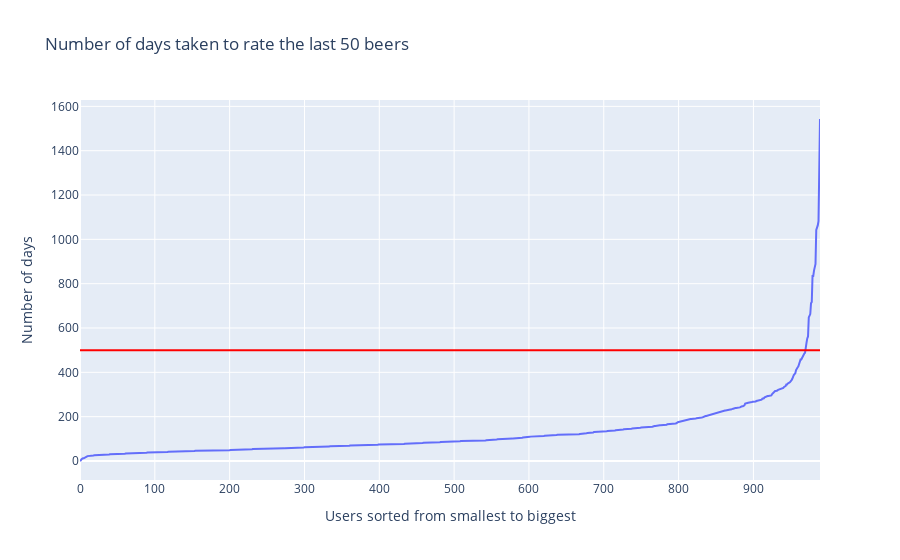

Notebook cell for this chart:
### Code cell
df_check = df_valid_users['450'].to_frame()
df_check.sort_values(by = '450', inplace=True)
fig = px.line(df_check, x = range(df_check.shape[0]), y = '450',
    title="Number of days taken to rate the last 50 beers").update_layout(    
    xaxis_title="Users sorted from smallest to biggest",
    yaxis_title="Number of days"
)
fig.add_hline(500, line_color = 'red')
fig.show()

### Figure 1 — Plotly figure (JSON) as saved in the notebook; plotly's stock layout.template omitted (floating-point values rounded to 4 significant figures; data arrays with more than 128 entries replaced by an {"elided": "..."} marker saying what was removed)
{"data": [{"hovertemplate": "x=%{x}<br>450=%{y}<extra></extra>", "legendgroup": "", "line": {"color": "#636efa", "dash": "solid"}, "marker": {"symbol": "circle"}, "mode": "lines", "name": "", "orientation": "v", "showlegend": false, "type": "scatter", "x": {"elided": "990 int values"}, "xaxis": "x", "y": {"elided": "990 int values"}, "yaxis": "y"}], "layout": {"legend": {"tracegroupgap": 0}, "shapes": [{"line": {"color": "red"}, "type": "line", "x0": 0, "x1": 1, "xref": "x domain", "y0": 500, "y1": 500, "yref": "y"}], "title": {"text": "Number of days taken to rate the last 50 beers"}, "xaxis": {"anchor": "y", "domain": [0, 1], "title": {"text": "Users sorted from smallest to biggest"}}, "yaxis": {"anchor": "x", "domain": [0, 1], "title": {"text": "Number of days"}}}}
